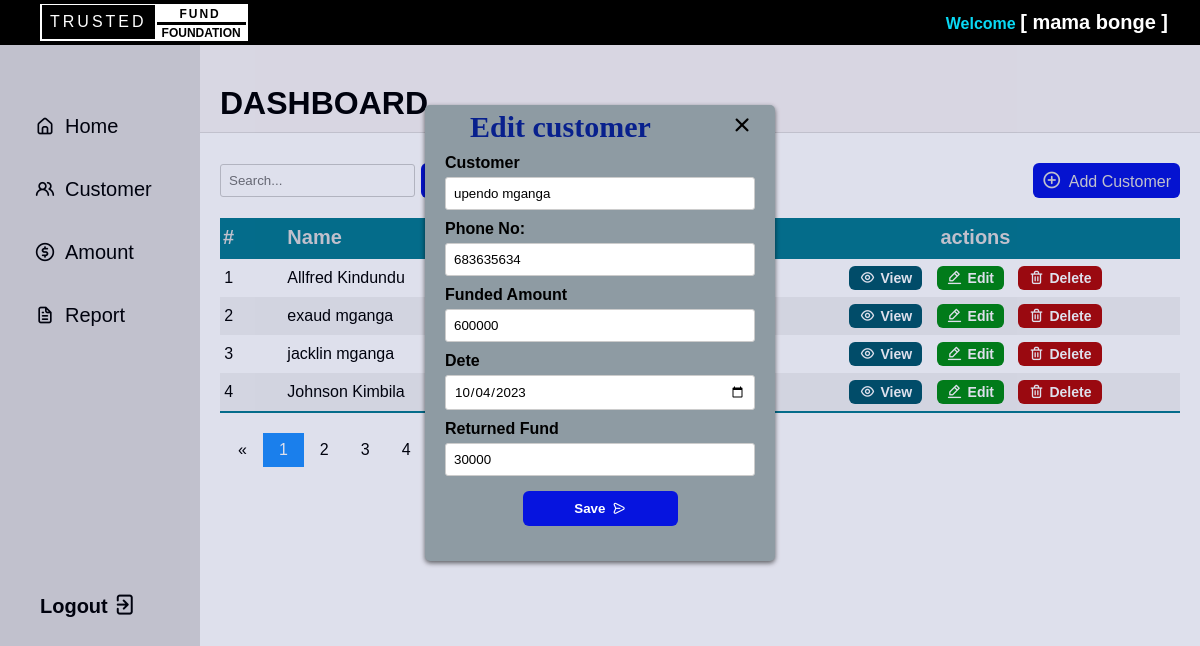
The page /Pages/dashboard/edit_customer_dashboard.php?editid=7 (signed in) on the database its author committed.
### tables this page shows
CREATE TABLE `user` (
  `user_id` int(11) NOT NULL,
  `user_name` varchar(225) NOT NULL,
  `user_email` varchar(225) NOT NULL,
  `user_password` varchar(255) NOT NULL
);

CREATE TABLE `customer` (
  `customer_id` int(11) NOT NULL,
  `customer_name` varchar(225) NOT NULL,
  `phone_no` int(11) NOT NULL,
  `fund_amount` int(11) NOT NULL,
  `customer_date` date NOT NULL,
  `return_amount` int(11) NOT NULL
);

### Pages/function_log.php (called while the page is built, shortened)
<?php
function check_login($conn)
{
	if(isset($_SESSION['user_id'])){
		$id = $_SESSION['user_id'];
		$query = "SELECT * FROM user WHERE user_id = '$id' limit 1";
		$result = mysqli_query($conn,$query);
		if($result && mysqli_num_rows($result) > 0)
		{
			$user_data = mysqli_fetch_assoc($result);
			return $user_data;
		}
	}
	die;
}
if (isset($_POST['search'])) {
    $searchQuery = $_POST['search'];
	$query = "SELECT customer.customer_id, customer.customer_name, customer.phone_no, customer.customer_date, customer.fund_amount, customer.return_amount, SUM(date_cush.dc_return_amount) AS total_return_amount, date_cush.dc_return_amount FROM date_cush RIGHT JOIN customer ON customer.customer_id = date_cush.customer_id WHERE customer.customer_name = '$searchQuery' limit 1;";
    $result = mysqli_query($conn, $query);
	$resultsearch = $result;
	return $resultsearch;
}
else{
	if(isset($_GET['page_no'])){
		$page_number = $_GET["page_no"];
	}
	else{
		$page_number = 1;
	}
	$limit = 4;
		$initial_page = ($page_number-1) * $limit;
		$query = "SELECT customer.customer_id, customer.customer_name, customer.phone_no, customer.customer_date, customer.fund_amount, customer.return_amount, SUM(date_cush.dc_return_amount) AS total_return_amount, date_cush.dc_return_amount FROM date_cush RIGHT JOIN customer ON customer.customer_id = date_cush.customer_id GROUP BY customer_id ORDER BY `customer_name` ASC LIMIT $initial_page,$limit";
		$result = mysqli_query($conn, $query);
		$resultsearch = $result;
return $resultsearch;
}
die("No database");
?>

### Pages/dashboard/edit_customer_dashboard.php (the view, shortened to what this page needs)
<?php
 include("../../DB-connection/connect_php.php");
 include("../function_log.php");
 $user_data = check_login($conn);
 $editid = $_GET['editid'];
 $sql = "SELECT * FROM customer WHERE customer_id = '$editid' limit 1";
 $result = mysqli_query($conn, $sql);
$customer_showdata = mysqli_fetch_assoc($result);
?>
<!DOCTYPE html>
<html>
 <head>
  <link rel="stylesheet" href="dashboard.css">
  <link rel="stylesheet" href="https://unicons.iconscout.com/release/v4.0.8/css/line.css">
 </head>
 <body>
  <div class="container" id="main-page">
    <div class="menubar">
      <span class="outer-box">
        <h3 class="trusted">TRUSTED</h3>
        <span class="fund-foundation">
          <h3 class="fund">FUND</h3>
          <h3 class="foundation">FOUNDATION</h3>
      </span></span>
      <h3>Welcome <b>[ <?php echo $user_data['user_name'];?> ]</b></h3>
    </div>
    <nav>
      <div class="menu-list">
        <ul>
          <li><a href="#"><i class="uil uil-estate"></i>Home</a></li>
          <li><a href="../customer/customer.php"><i class="uil uil-users-alt"></i>Customer</a></li>
          <li><a href="#"><i class="uil uil-usd-circle"></i>Amount</a></li>
          <li><a href="#"><i class="uil uil-file-alt"></i>Report</a></li>
        </ul>
      </div>
      <div class="log-out">
        <a href="../Logout.php">Logout<i class="uil uil-signout"></i></a>
      </div>
    </nav>
    <div class="container_1">
      <div class="disp">
      <h1>DASHBOARD</h1>
      </div>
      <div class="tables">
        <div class="search">
          <form method="POST">
            <input type="text"  name="search" placeholder="Search...">
            <button type="submit" id="search"><i class="uil uil-search-alt"></i></button>
          </form>
        </div>
        <a href="#" class="btn" onclick="open_add_form()"><i class="uil uil-plus-circle"></i>Add Customer</a>
        <table>
          <thead>
            <tr>
              <th>#</th>
              <th class="name">Name</th>
              <th class="amount">Amount</th>
              <th>status</th>
              <th>actions</th>
            </tr>
          </thead>
          <tbody>
            <?php
              $counter = 0;
            while($form_data = mysqli_fetch_assoc($resultsearch)){
              $counter++;
              ?>
              <tr>
              <td><?php echo $counter; ?></td>
              <td class="name"><?php echo $form_data['customer_name']; ?></td>
              <td class="amount"><?php echo number_format($form_data['fund_amount']); ?>/=</td>
              <td>active</td>
              <td><b>
                <a href="../view/view.php" class="view"><i class="uil uil-eye"></i>View</a>
                <a href="#" class="edit"onclick="open_edit_form()"><i class="uil uil-edit-alt"></i>Edit</a>
                <a href="dashboard.php?deleteid=<?php echo$form_data['customer_id']?>" class="delete"><i class="uil uil-trash-alt"></i>Delete</a>
               </b></td>
            </tr>
             <?php };?>
          </tbody>
        </table>
        <div class="pagination">
          <a href="#">&laquo;</a>
          <a class="active" href="dashboard.php">1</a>
          <a href="dashboard.php?page_no=2">2</a>
          <a href="dashboard.php?page_no=3">3</a>
          <a href="dashboard.php?page_no=4">4</a>
          <a href="dashboard.php?page_no=5">5</a>
          <a href="#">&raquo;</a>
        </div>
      </div>
    </div>
  </div>
  <div class="add-customer" id="add-customer-form">
    <div class="customer-form">
    <h1>New customer</h1><span><i class="uil uil-times-square"onclick=" close_add_form()" id="add-times-square"></i><i class="uil uil-times" id="add-times"></i></span>
      <form action="add_customer_dashboard.php" method="post">
        <label for="name">Customer</label>
        <label for="phone_no">Phone No:</label>
        <label for="amount">Funded Amount</label>
        <label for="date">Dete</label>
        <label for="returned_amount">Returned Fund</label>
        <button type="submit" name="add">Save<i class="uil uil-message"></i></button>
      </form>
    </div>
  </div>
    <div class="edit-customer" id="edit-customer-form" style="z-index: 3;">
    <div class="customer-form">
      <h1>Edit customer</h1><span><a href="dashboard.php"><i class="uil uil-times-square"  id="edit-times-square"></i></a><i class="uil uil-times" id="edit-times"></i></span>
      <form action="#" method="POST">
        <label for="name">Customer</label>
        <input type="text" name="name" value="<?php echo $customer_showdata['customer_name'];?>" placeholder="Customer Full name">
        <label for="phone_no">Phone No:</label>
        <input type="text" id="phone_no" name="phone_no" value="<?php echo $customer_showdata['phone_no'];?>" placeholder="Customer Phone number">
        <label for="amount">Funded Amount</label>
        <input type="text" id="amount" name="amount" value="<?php echo $customer_showdata['fund_amount'];?>" placeholder="Customer fund amount">
        <label for="date">Dete</label>
        <input type="date" name="date" value="<?php echo $customer_showdata['customer_date'];?>" placeholder="Issued date">
        <label for="returned_amount">Returned Fund</label>
        <input type="text" name="returned_amount" value="<?php echo $customer_showdata['return_amount'];?>" placeholder="customer returned fund">
        <button type="submit" name="submit_edit" >Save<i class="uil uil-message"></i></button>
      </form>
    </div>
  </div>
 </body>
</html>

### rows shown on the page
user: user_name "mama bonge"
customer: customer_name "Allfred Kindundu"
customer: customer_name "exaud mganga"
customer: customer_name "jacklin mganga"
customer: customer_name "Johnson Kimbila"
customer: name "upendo mganga", phone_no "683635634", amount "600000", date "10/04/2023", returned_amount "30000"
